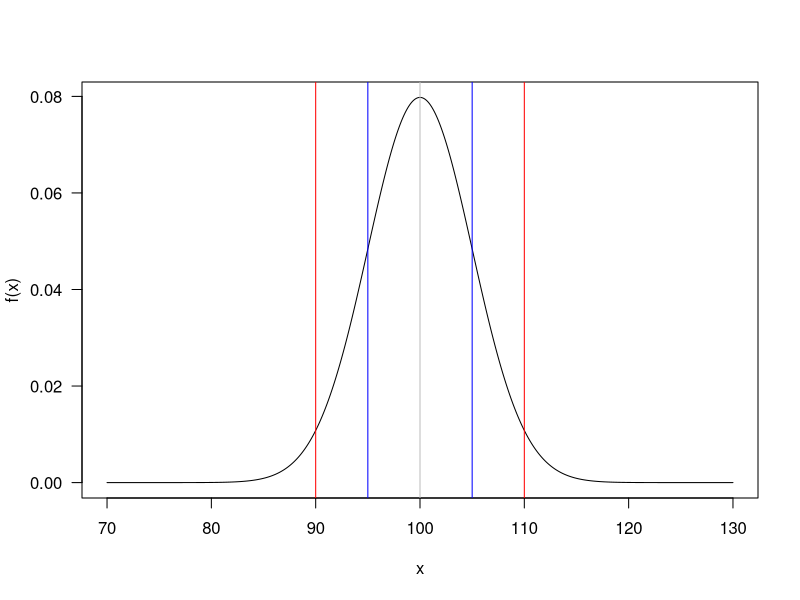
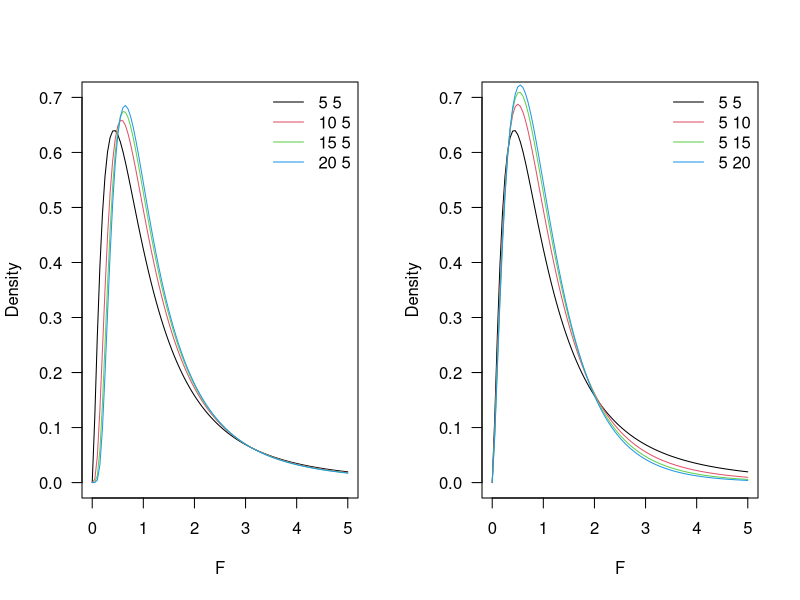

Write R code to recreate these figures, in order.
# The population mean
mu <- 100
# The population sd
sigma <- 15

# According to CLT:
# The mean of the samplng distribution of the mean
mu_xbar <- mu
# The sample size
n <- 9
# The standard error of the mean
se <- sigma / sqrt(n)

x <- seq(70, 130, 0.1)
y <- dnorm(x, mean = mu_xbar, sd = se)
plot(x, y, type = "l", las = 1, ylab = 'f(x)', las = 1)
abline(v = c(mu_xbar + se * (-2):2),
       col = c('red', 'blue', 'grey', 'blue', 'red'))
?dnorm

par(mfrow = c(1, 2))
n <- c(5, 10, 15, 20)
m <- n

coln <- 1
curve(df(x, df1 = n[1], df2 = m[1]), xlim = c(0, 5), ylim = c(0, 0.7), 
      xlab = "F", ylab = "Density", col = coln, las = 1)
for (nn in n[2:4]) {
    coln <- coln + 1
    curve(df(x, df1 = nn, df2 = m[1]), add = TRUE, col = coln)
}
legend("topright", legend = paste(n, m[1]), col = 1:4, lty = 1, bty = "n")

coln <- 1
curve(df(x, df1 = n[1], df2 = m[1]), xlim = c(0, 5), ylim = c(0, 0.7),
      xlab = "F", ylab = "Density", col = coln, las = 1)
for (mm in m[2:4]) {
    coln <- coln + 1
    curve(df(x, df1 = n[1], df2 = mm), add = TRUE, col = coln)
}
legend("topright", legend = paste(n[1], m), col = 1:4, lty = 1, bty = "n")

x1 <- c(24.58, 22.09, 23.70, 18.89, 22.02, 28.71, 24.44, 20.91, 23.83, 20.83)
x2 <- c(21.61, 19.06, 20.72, 15.77, 19, 25.88, 21.48, 17.85, 20.86, 17.77)

n <- length(x1)
m <- length(x2)
xbar1 <- mean(x1)
xbar2 <- mean(x2)
var1 <- var(x1)
var1 # [1] 7.345622
var2 <- var(x2)
var2 # [1] 7.776311
F_score <- var2 / var1
F_score # [1] 1.058632
F_critical <- qf(0.975, df1 = m-1, df2 = n-2)
F_critical # [1] 4.025994
# df1 numerator, df2 denominator
pf(F_score, df1 = m-1, df2 = n-1, lower.tail = FALSE) * 2 # [1] 0.9337528
var.test(x2, x1, ratio = 1, alternative = "two.sided", conf.level = 0.95)
